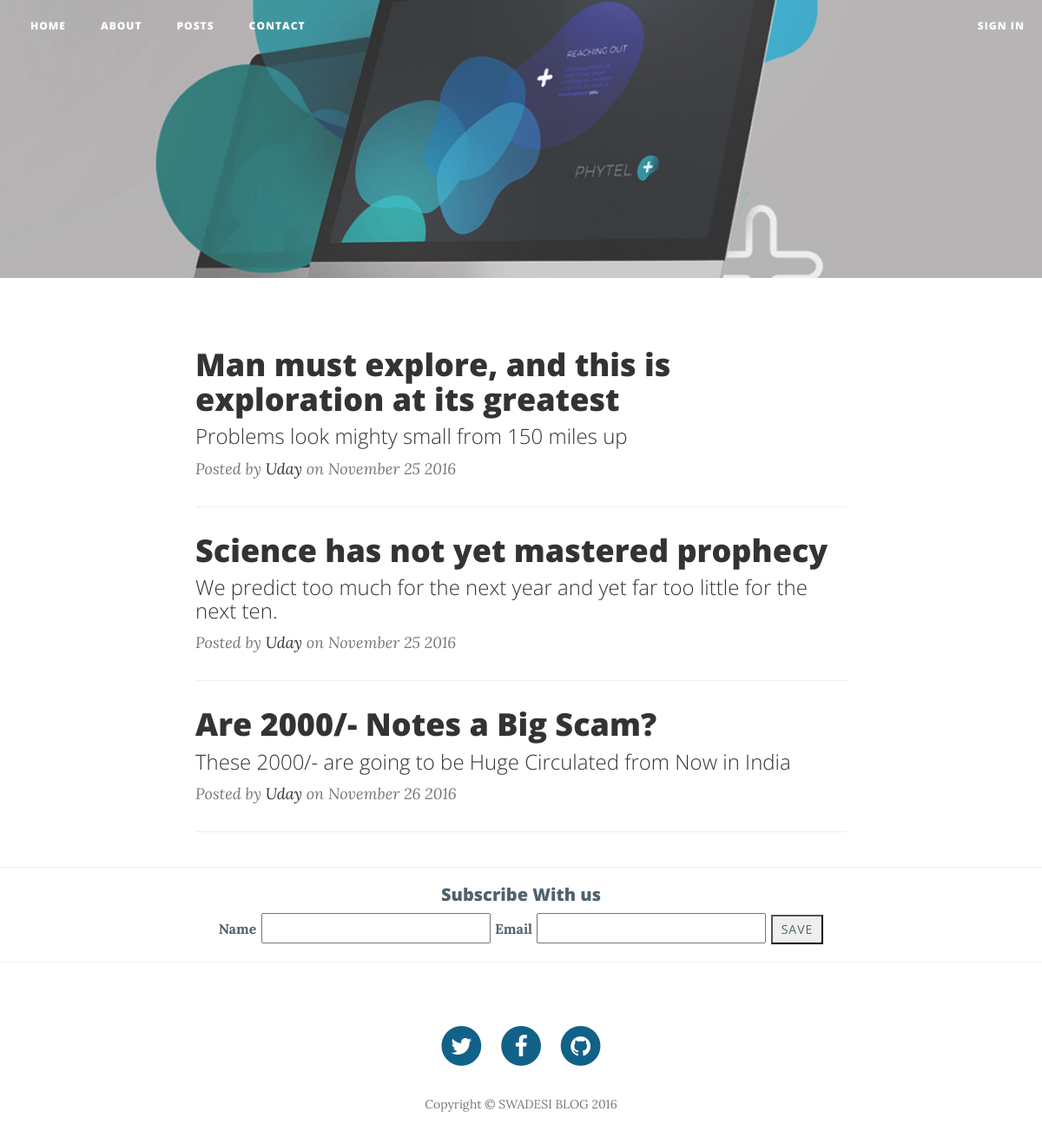
/posts/, run on the app's committed database.
### blog/models.py (models this page shows, shortened)
class Blog(models.Model):
    title = models.CharField(max_length=255)
    subtitle = models.CharField(max_length=255)
    author = models.ForeignKey(Author)
    category = models.ForeignKey(Category)
    description = models.CharField(max_length=1000)
    posted = models.DateField(default=timezone.now)
    photo = models.ImageField("Photo", upload_to='images/blog/', default='', blank=True)

class Author(models.Model):
    firstname = models.CharField(max_length=64)
    lastname = models.CharField(max_length=64)
    email = models.EmailField()
    contact = models.CharField(max_length=15)
    exp = models.CharField(choices=POSITION, max_length=255)
    def __str__(self):
        return self.firstname

### blog/views.py (the view)
# urls.py: url(r'^posts/$', posts, name='posts'),
def posts(request):
    bloglist = Blog.objects.all()
    return render(request, 'posts.html', {'bloglist': bloglist})

### templates/posts.html (shortened to what this page needs)
{% extends 'base.html' %}
{% load staticfiles %}
{% block content %}
    <header class="intro-header" style="background-image: url('{% static 'img/all-posts.jpg' %}')">
        <div class="container">
            <div class="row">
                <div class="col-lg-8 col-lg-offset-2 col-md-10 col-md-offset-1">
                    <div class="site-heading">
                    </div>
                </div>
            </div>
        </div>
    </header>
    <div class="container">
        <div class="row">
            <div class="col-lg-8 col-lg-offset-2 col-md-10 col-md-offset-1">
                {% for b in bloglist %}
                <div class="post-preview">
                    <a href="/post/{{b.id}}/">
                        <h2 class="post-title">
                            {{ b.title }}
                        </h2>
                        <h3 class="post-subtitle">
                            {{b.subtitle}}
                        </h3>
                    </a>
                    <p class="post-meta">Posted by <a href="#">{{ b.author }}</a> on {{ b.posted|date:"F d Y" }}</p>
                </div>
                <hr>
                {% endfor %}
            </div>
        </div>
    </div>
    <hr>
{% endblock %}

### data on the page
Blog: title "Man must explore, and this is exploration at its greatest", subtitle "Problems look mighty small from 150 miles up", author "Uday", posted "November 25 2016"
Blog: title "Science has not yet mastered prophecy", subtitle "We predict too much for the next year and yet far too little for the next ten.", author "Uday", posted "November 25 2016"
Blog: title "Are 2000/- Notes a Big Scam?", subtitle "These 2000/- are going to be Huge Circulated from Now in India", author "Uday", posted "November 26 2016"
